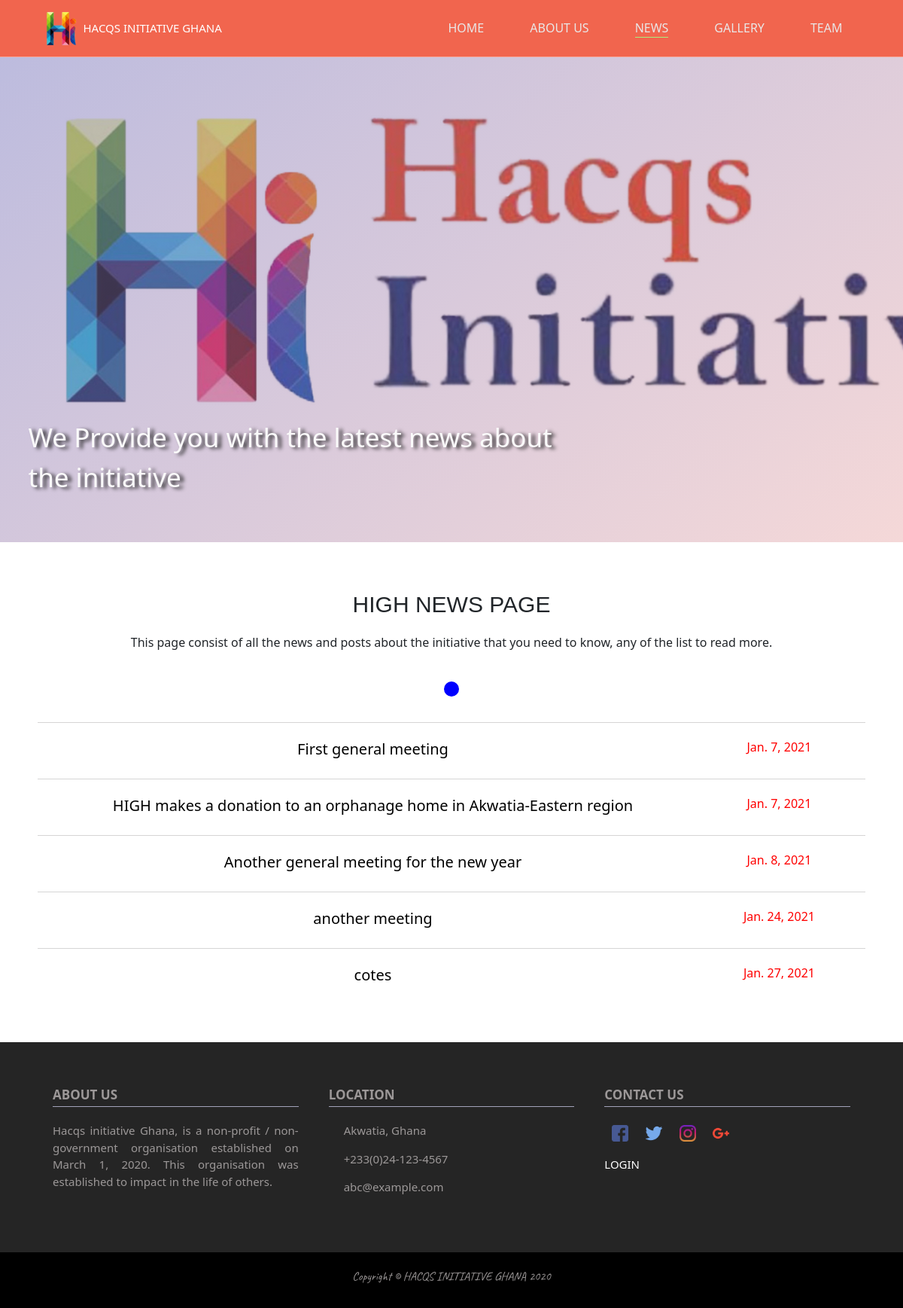
Before: /news/ with the older database file.
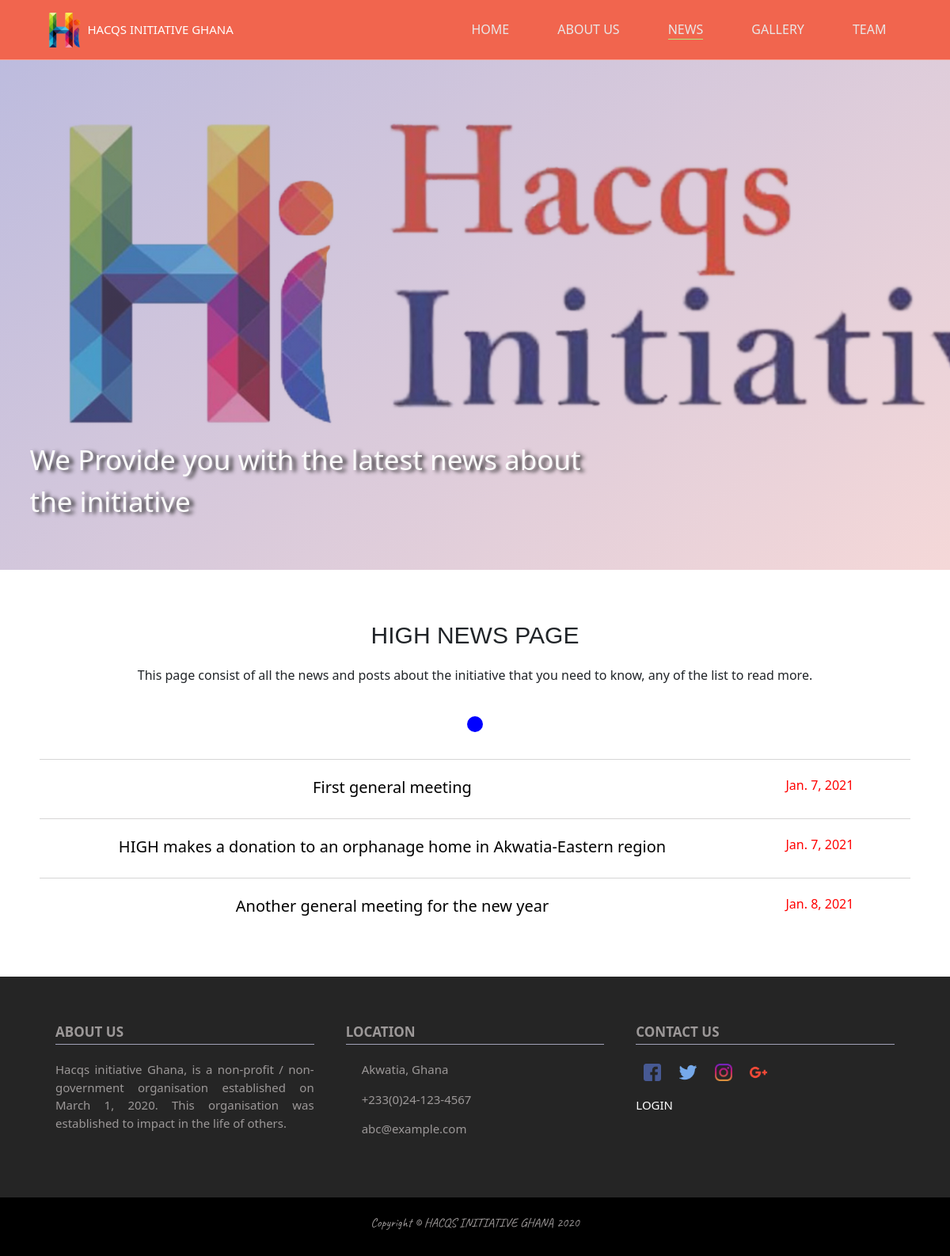
After: the same page with the newer database file.
### base/models.py (models this page shows, shortened)
class Post(models.Model):
    heading = models.CharField(max_length=100)
    sub_heading = models.CharField(max_length=100)
    image = models.ImageField(upload_to = 'images/posts', null = True, blank = True )
    body = RichTextUploadingField()
    date_created = models.DateField(auto_now_add=True)
    slug = models.SlugField(blank = True, null=True)

### base/views.py (the view)
# urls.py: path('news/',views.news, name= 'news'),
def news(request):
    news = Post.objects.all()
    context = {
        'news':news
    }
    return render(request,'news.htm',context)

### base/templates/news.htm (shortened to what this page needs)
{% extends 'main.htm' %} {% load static %}  {% block content %}
<section class="hero opening-section">
    <div class="container">
        <div class="main-message">
            <p>
                We Provide you with the latest news about the initiative
            </p>
        </div>
    </div>
</section>
<div class="news-section">
    <div class="container">
        <h2 class="news-heading">HIGH NEWS PAGE</h2>
        <p class="news-body">
            This page consist of all the news and posts about the initiative that you need to know, any of the list to read more.
        </p>
        {% if user.is_authenticated %}
        <a href="{% url 'add_post' %}" class="news-button">Add A New Post</a>
        {% else %}
        <a href="" class="news-button"></a>
        {% endif %}
    </div>
    {% for post in news %}
    <div class="related-news">
        <a href="{% url 'post' post.slug %}">
            <div class="container ">
                <div class="custom-row">
                    <div class="col-10">
                        <h3>
                            {{post.sub_heading}}
                        </h3>
                    </div>
                    <div class="col-2">
                        <p class="date">{{post.date_created}}</p>
                    </div>
                </div>
            </div>
        </a>
    </div>
    {% empty %}
    <h2>No News Yet</h2>
    {% endfor %}
</div>
{% endblock %}

Changed rows visible on the page:
removed Post: sub_heading "another meeting", date_created "Jan. 24, 2021"
removed Post: sub_heading "cotes", date_created "Jan. 27, 2021"
